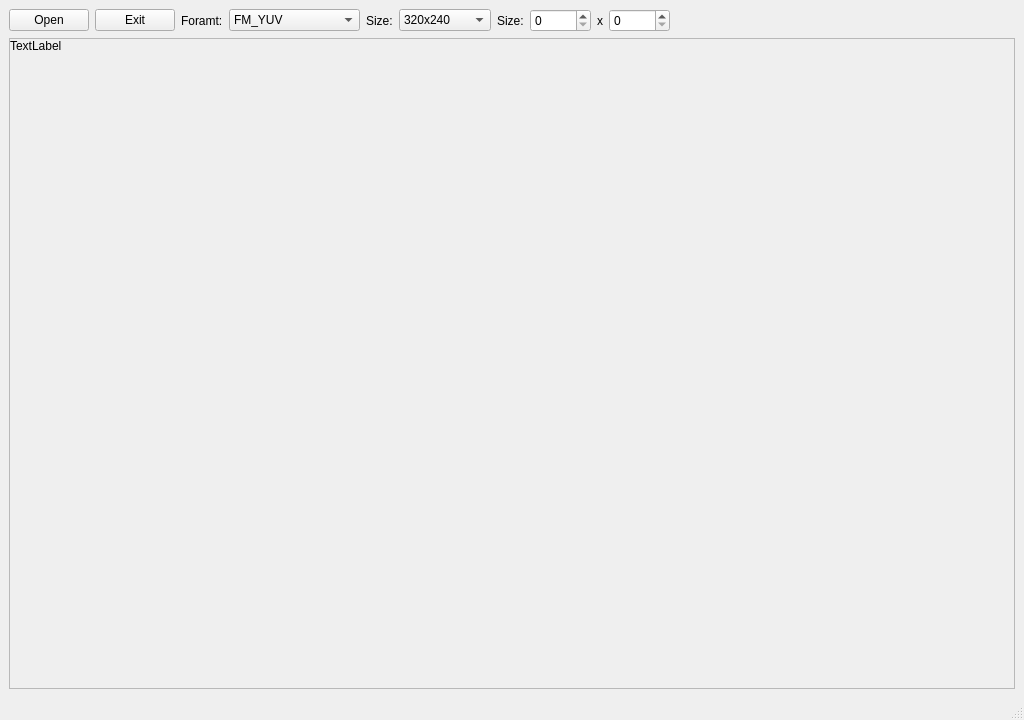
<?xml version="1.0" encoding="UTF-8"?>
<ui version="4.0">
 <class>MainWindow</class>
 <widget class="QMainWindow" name="MainWindow">
  <property name="geometry">
   <rect>
    <x>0</x>
    <y>0</y>
    <width>1024</width>
    <height>720</height>
   </rect>
  </property>
  <property name="acceptDrops">
   <bool>true</bool>
  </property>
  <property name="windowTitle">
   <string>MainWindow</string>
  </property>
  <widget class="QWidget" name="centralwidget">
   <property name="acceptDrops">
    <bool>true</bool>
   </property>
   <layout class="QGridLayout" name="gridLayout">
    <item row="3" column="0">
     <widget class="QScrollArea" name="scrollArea">
      <property name="acceptDrops">
       <bool>true</bool>
      </property>
      <property name="widgetResizable">
       <bool>true</bool>
      </property>
      <widget class="QWidget" name="scrollAreaWidgetContents">
       <property name="geometry">
        <rect>
         <x>0</x>
         <y>0</y>
         <width>1004</width>
         <height>647</height>
        </rect>
       </property>
       <widget class="QLabel" name="label">
        <property name="geometry">
         <rect>
          <x>0</x>
          <y>0</y>
          <width>59</width>
          <height>14</height>
         </rect>
        </property>
        <property name="text">
         <string>TextLabel</string>
        </property>
       </widget>
      </widget>
     </widget>
    </item>
    <item row="0" column="0">
     <layout class="QHBoxLayout" name="horizontalLayout">
      <item>
       <widget class="QPushButton" name="b_open">
        <property name="text">
         <string>Open</string>
        </property>
       </widget>
      </item>
      <item>
       <widget class="QPushButton" name="b_Exit">
        <property name="text">
         <string>Exit</string>
        </property>
       </widget>
      </item>
      <item>
       <widget class="QLabel" name="label_2">
        <property name="text">
         <string>Foramt:</string>
        </property>
       </widget>
      </item>
      <item>
       <widget class="QComboBox" name="combo_fm">
        <item>
         <property name="text">
          <string>FM_YUV</string>
         </property>
        </item>
        <item>
         <property name="text">
          <string>FM_NV12</string>
         </property>
        </item>
        <item>
         <property name="text">
          <string>FM_NV21</string>
         </property>
        </item>
        <item>
         <property name="text">
          <string>FM_YUV420sp</string>
         </property>
        </item>
        <item>
         <property name="text">
          <string>FM_YV12</string>
         </property>
        </item>
        <item>
         <property name="text">
          <string>FM_IYUV</string>
         </property>
        </item>
        <item>
         <property name="text">
          <string>FM_I420</string>
         </property>
        </item>
        <item>
         <property name="text">
          <string>FM_YUV420p</string>
         </property>
        </item>
        <item>
         <property name="text">
          <string>FM_UYVY</string>
         </property>
        </item>
        <item>
         <property name="text">
          <string>FM_Y422</string>
         </property>
        </item>
        <item>
         <property name="text">
          <string>FM_UYNV</string>
         </property>
        </item>
        <item>
         <property name="text">
          <string>FM_YVYU</string>
         </property>
        </item>
        <item>
         <property name="text">
          <string>FM_YUYV</string>
         </property>
        </item>
        <item>
         <property name="text">
          <string>FM_YUNV</string>
         </property>
        </item>
        <item>
         <property name="text">
          <string>FM_BGRA</string>
         </property>
        </item>
        <item>
         <property name="text">
          <string>FM_RGBA</string>
         </property>
        </item>
        <item>
         <property name="text">
          <string>FM_GRAY</string>
         </property>
        </item>
        <item>
         <property name="text">
          <string>FM_BGR565</string>
         </property>
        </item>
        <item>
         <property name="text">
          <string>FM_BGR555</string>
         </property>
        </item>
        <item>
         <property name="text">
          <string>FM_XYZ</string>
         </property>
        </item>
        <item>
         <property name="text">
          <string>FM_YCrCb</string>
         </property>
        </item>
        <item>
         <property name="text">
          <string>FM_BayerBG</string>
         </property>
        </item>
        <item>
         <property name="text">
          <string>FM_BayerGB</string>
         </property>
        </item>
        <item>
         <property name="text">
          <string>FM_BayerGR</string>
         </property>
        </item>
        <item>
         <property name="text">
          <string>FM_HSV</string>
         </property>
        </item>
        <item>
         <property name="text">
          <string>FM_Lab</string>
         </property>
        </item>
        <item>
         <property name="text">
          <string>FM_Luv</string>
         </property>
        </item>
        <item>
         <property name="text">
          <string>FM_ForFileFormat</string>
         </property>
        </item>
       </widget>
      </item>
      <item>
       <widget class="QLabel" name="label_3">
        <property name="text">
         <string>Size:</string>
        </property>
       </widget>
      </item>
      <item>
       <widget class="QComboBox" name="combo_size">
        <item>
         <property name="text">
          <string>320x240</string>
         </property>
        </item>
        <item>
         <property name="text">
          <string>640x480</string>
         </property>
        </item>
        <item>
         <property name="text">
          <string>720x480</string>
         </property>
        </item>
        <item>
         <property name="text">
          <string>720x576</string>
         </property>
        </item>
        <item>
         <property name="text">
          <string>800x480</string>
         </property>
        </item>
        <item>
         <property name="text">
          <string>800x576</string>
         </property>
        </item>
        <item>
         <property name="text">
          <string>800x720</string>
         </property>
        </item>
        <item>
         <property name="text">
          <string>1024x600</string>
         </property>
        </item>
        <item>
         <property name="text">
          <string>1280x720</string>
         </property>
        </item>
        <item>
         <property name="text">
          <string>1440x960</string>
         </property>
        </item>
        <item>
         <property name="text">
          <string>2560x1440</string>
         </property>
        </item>
       </widget>
      </item>
      <item>
       <widget class="QLabel" name="label_4">
        <property name="text">
         <string>Size:</string>
        </property>
       </widget>
      </item>
      <item>
       <widget class="QSpinBox" name="spin_width">
        <property name="maximum">
         <number>10000</number>
        </property>
       </widget>
      </item>
      <item>
       <widget class="QLabel" name="label_5">
        <property name="text">
         <string>x</string>
        </property>
       </widget>
      </item>
      <item>
       <widget class="QSpinBox" name="spin_height">
        <property name="maximum">
         <number>10000</number>
        </property>
       </widget>
      </item>
      <item>
       <spacer name="horizontalSpacer">
        <property name="orientation">
         <enum>Qt::Horizontal</enum>
        </property>
        <property name="sizeHint" stdset="0">
         <size>
          <width>40</width>
          <height>20</height>
         </size>
        </property>
       </spacer>
      </item>
     </layout>
    </item>
   </layout>
  </widget>
  <widget class="QStatusBar" name="statusbar"/>
 </widget>
 <resources/>
 <connections>
  <connection>
   <sender>b_open</sender>
   <signal>clicked()</signal>
   <receiver>MainWindow</receiver>
   <slot>open_clicked()</slot>
   <hints>
    <hint type="sourcelabel">
     <x>49</x>
     <y>20</y>
    </hint>
    <hint type="destinationlabel">
     <x>511</x>
     <y>359</y>
    </hint>
   </hints>
  </connection>
  <connection>
   <sender>b_Exit</sender>
   <signal>clicked()</signal>
   <receiver>MainWindow</receiver>
   <slot>exit_clicked()</slot>
   <hints>
    <hint type="sourcelabel">
     <x>135</x>
     <y>20</y>
    </hint>
    <hint type="destinationlabel">
     <x>511</x>
     <y>359</y>
    </hint>
   </hints>
  </connection>
  <connection>
   <sender>combo_size</sender>
   <signal>currentIndexChanged(QString)</signal>
   <receiver>MainWindow</receiver>
   <slot>size_IndexChanged(QString)</slot>
   <hints>
    <hint type="sourcelabel">
     <x>509</x>
     <y>30</y>
    </hint>
    <hint type="destinationlabel">
     <x>511</x>
     <y>359</y>
    </hint>
   </hints>
  </connection>
  <connection>
   <sender>combo_fm</sender>
   <signal>currentIndexChanged(QString)</signal>
   <receiver>MainWindow</receiver>
   <slot>format_IndexChanged(QString)</slot>
   <hints>
    <hint type="sourcelabel">
     <x>274</x>
     <y>20</y>
    </hint>
    <hint type="destinationlabel">
     <x>511</x>
     <y>359</y>
    </hint>
   </hints>
  </connection>
  <connection>
   <sender>spin_width</sender>
   <signal>valueChanged(int)</signal>
   <receiver>MainWindow</receiver>
   <slot>spin_width_valChange(int)</slot>
   <hints>
    <hint type="sourcelabel">
     <x>574</x>
     <y>21</y>
    </hint>
    <hint type="destinationlabel">
     <x>511</x>
     <y>359</y>
    </hint>
   </hints>
  </connection>
  <connection>
   <sender>spin_height</sender>
   <signal>valueChanged(int)</signal>
   <receiver>MainWindow</receiver>
   <slot>spin_height_valChange(int)</slot>
   <hints>
    <hint type="sourcelabel">
     <x>641</x>
     <y>21</y>
    </hint>
    <hint type="destinationlabel">
     <x>511</x>
     <y>359</y>
    </hint>
   </hints>
  </connection>
 </connections>
 <slots>
  <slot>open_clicked()</slot>
  <slot>exit_clicked()</slot>
  <slot>format_IndexChanged(QString)</slot>
  <slot>size_IndexChanged(QString)</slot>
  <slot>spin_width_valChange(int)</slot>
  <slot>spin_height_valChange(int)</slot>
 </slots>
</ui>
